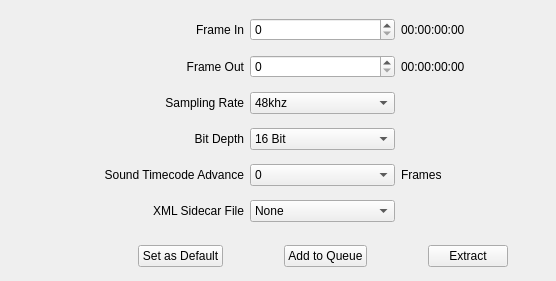
     <widget class="QWidget" name="tab_3">
      <attribute name="title">
       <string>Extract Audio</string>
      </attribute>
      <widget class="QWidget" name="layoutWidget">
       <property name="geometry">
        <rect>
         <x>98</x>
         <y>10</y>
         <width>449</width>
         <height>221</height>
        </rect>
       </property>
       <layout class="QGridLayout" name="gridLayout_3">
        <item row="1" column="2">
         <widget class="QLabel" name="frameOutTimeCodeLabel">
          <property name="text">
           <string>00:00:00:00</string>
          </property>
         </widget>
        </item>
        <item row="1" column="0">
         <widget class="QLabel" name="frameOutLabel">
          <property name="text">
           <string>Frame Out</string>
          </property>
          <property name="alignment">
           <set>Qt::AlignRight|Qt::AlignTrailing|Qt::AlignVCenter</set>
          </property>
          <property name="buddy">
           <cstring>frameOutSpinBox</cstring>
          </property>
         </widget>
        </item>
        <item row="3" column="1">
         <widget class="QComboBox" name="bitDepthComboBox">
          <item>
           <property name="text">
            <string>16 Bit</string>
           </property>
          </item>
          <item>
           <property name="text">
            <string>24 Bit</string>
           </property>
          </item>
         </widget>
        </item>
        <item row="3" column="0">
         <widget class="QLabel" name="label_9">
          <property name="text">
           <string>Bit Depth</string>
          </property>
          <property name="alignment">
           <set>Qt::AlignRight|Qt::AlignTrailing|Qt::AlignVCenter</set>
          </property>
         </widget>
        </item>
        <item row="2" column="1">
         <widget class="QComboBox" name="filerate_PD">
          <property name="sizePolicy">
           <sizepolicy hsizetype="Minimum" vsizetype="Fixed">
            <horstretch>0</horstretch>
            <verstretch>0</verstretch>
           </sizepolicy>
          </property>
          <property name="minimumSize">
           <size>
            <width>0</width>
            <height>0</height>
           </size>
          </property>
          <item>
           <property name="text">
            <string>48khz</string>
           </property>
          </item>
          <item>
           <property name="text">
            <string>96khz</string>
           </property>
          </item>
         </widget>
        </item>
        <item row="4" column="1">
         <widget class="QComboBox" name="advance_CB">
          <property name="editable">
           <bool>false</bool>
          </property>
          <item>
           <property name="text">
            <string>0</string>
           </property>
          </item>
          <item>
           <property name="text">
            <string>1</string>
           </property>
          </item>
          <item>
           <property name="text">
            <string>2</string>
           </property>
          </item>
          <item>
           <property name="text">
            <string>3</string>
           </property>
          </item>
          <item>
           <property name="text">
            <string>4</string>
           </property>
          </item>
          <item>
           <property name="text">
            <string>5</string>
           </property>
          </item>
          <item>
           <property name="text">
            <string>6</string>
           </property>
          </item>
          <item>
           <property name="text">
            <string>7</string>
           </property>
          </item>
          <item>
           <property name="text">
            <string>8</string>
           </property>
          </item>
          <item>
           <property name="text">
            <string>9</string>
           </property>
          </item>
          <item>
           <property name="text">
            <string>10</string>
           </property>
          </item>
          <item>
           <property name="text">
            <string>11</string>
           </property>
          </item>
          <item>
           <property name="text">
            <string>12</string>
           </property>
          </item>
          <item>
           <property name="text">
            <string>13</string>
           </property>
          </item>
          <item>
           <property name="text">
            <string>14</string>
           </property>
          </item>
          <item>
           <property name="text">
            <string>15</string>
           </property>
          </item>
          <item>
           <property name="text">
            <string>16</string>
           </property>
          </item>
          <item>
           <property name="text">
            <string>17</string>
           </property>
          </item>
          <item>
           <property name="text">
            <string>18</string>
           </property>
          </item>
          <item>
           <property name="text">
            <string>19</string>
           </property>
          </item>
          <item>
           <property name="text">
            <string>20 - 35mm Standard</string>
           </property>
          </item>
          <item>
           <property name="text">
            <string>21</string>
           </property>
          </item>
          <item>
           <property name="text">
            <string>22</string>
           </property>
          </item>
          <item>
           <property name="text">
            <string>23</string>
           </property>
          </item>
          <item>
           <property name="text">
            <string>24</string>
           </property>
          </item>
          <item>
           <property name="text">
            <string>25</string>
           </property>
          </item>
          <item>
           <property name="text">
            <string>26 - 16mm Standard</string>
           </property>
          </item>
          <item>
           <property name="text">
            <string>27</string>
           </property>
          </item>
          <item>
           <property name="text">
            <string>28</string>
           </property>
          </item>
          <item>
           <property name="text">
            <string>29</string>
           </property>
          </item>
          <item>
           <property name="text">
            <string>30</string>
           </property>
          </item>
         </widget>
        </item>
        <item row="4" column="2">
         <widget class="QLabel" name="label_12">
          <property name="text">
           <string>&lt;html&gt;&lt;head/&gt;&lt;body&gt;&lt;p&gt;Frames&lt;/p&gt;&lt;/body&gt;&lt;/html&gt;</string>
          </property>
          <property name="alignment">
           <set>Qt::AlignLeading|Qt::AlignLeft|Qt::AlignVCenter</set>
          </property>
         </widget>
        </item>
        <item row="4" column="0">
         <widget class="QLabel" name="label_11">
          <property name="text">
           <string>&lt;html&gt;&lt;head/&gt;&lt;body&gt;&lt;p&gt;Sound Timecode Advance&lt;/p&gt;&lt;/body&gt;&lt;/html&gt;</string>
          </property>
          <property name="alignment">
           <set>Qt::AlignRight|Qt::AlignTrailing|Qt::AlignVCenter</set>
          </property>
         </widget>
        </item>
        <item row="5" column="1">
         <widget class="QComboBox" name="xmlSidecarComboBox">
          <item>
           <property name="text">
            <string>None</string>
           </property>
          </item>
          <item>
           <property name="text">
            <string>MODS</string>
           </property>
          </item>
          <item>
           <property name="text">
            <string>Premis</string>
           </property>
          </item>
         </widget>
        </item>
        <item row="5" column="0">
         <widget class="QLabel" name="label_10">
          <property name="text">
           <string>XML Sidecar File</string>
          </property>
          <property name="alignment">
           <set>Qt::AlignRight|Qt::AlignTrailing|Qt::AlignVCenter</set>
          </property>
         </widget>
        </item>
        <item row="2" column="0">
         <widget class="QLabel" name="label_8">
          <property name="text">
           <string>Sampling Rate</string>
          </property>
          <property name="alignment">
           <set>Qt::AlignRight|Qt::AlignTrailing|Qt::AlignVCenter</set>
          </property>
         </widget>
        </item>
        <item row="0" column="1">
         <widget class="QSpinBox" name="frameInSpinBox">
          <property name="maximum">
           <number>999999999</number>
          </property>
         </widget>
        </item>
        <item row="0" column="2">
         <widget class="QLabel" name="frameInTimeCodeLabel">
          <property name="text">
           <string>00:00:00:00</string>
          </property>
         </widget>
        </item>
        <item row="1" column="1">
         <widget class="QSpinBox" name="frameOutSpinBox">
          <property name="maximum">
           <number>999999999</number>
          </property>
         </widget>
        </item>
        <item row="0" column="0">
         <widget class="QLabel" name="frameInLabel">
          <property name="text">
           <string>Frame In</string>
          </property>
          <property name="alignment">
           <set>Qt::AlignRight|Qt::AlignTrailing|Qt::AlignVCenter</set>
          </property>
          <property name="buddy">
           <cstring>frameInSpinBox</cstring>
          </property>
         </widget>
        </item>
       </layout>
      </widget>
      <widget class="QWidget" name="horizontalLayoutWidget_3">
       <property name="geometry">
        <rect>
         <x>138</x>
         <y>240</y>
         <width>370</width>
         <height>32</height>
        </rect>
       </property>
       <layout class="QHBoxLayout" name="horizontalLayout_6">
        <item>
         <widget class="QPushButton" name="extractDefaultsButton">
          <property name="toolTip">
           <string>Use these values (excluding Frame In and Frame Out) when starting new projects.</string>
          </property>
          <property name="text">
           <string>Set as Default</string>
          </property>
         </widget>
        </item>
        <item>
         <spacer name="horizontalSpacer_8">
          <property name="orientation">
           <enum>Qt::Horizontal</enum>
          </property>
          <property name="sizeHint" stdset="0">
           <size>
            <width>40</width>
            <height>20</height>
           </size>
          </property>
         </spacer>
        </item>
        <item>
         <widget class="QPushButton" name="enqueueButton">
          <property name="text">
           <string>Add to Queue</string>
          </property>
         </widget>
        </item>
        <item>
         <spacer name="horizontalSpacer_5">
          <property name="orientation">
           <enum>Qt::Horizontal</enum>
          </property>
          <property name="sizeHint" stdset="0">
           <size>
            <width>40</width>
            <height>20</height>
           </size>
          </property>
         </spacer>
        </item>
        <item>
         <widget class="QPushButton" name="extractGLButton">
          <property name="text">
           <string>Extract</string>
          </property>
         </widget>
        </item>
       </layout>
      </widget>
     </widget>
